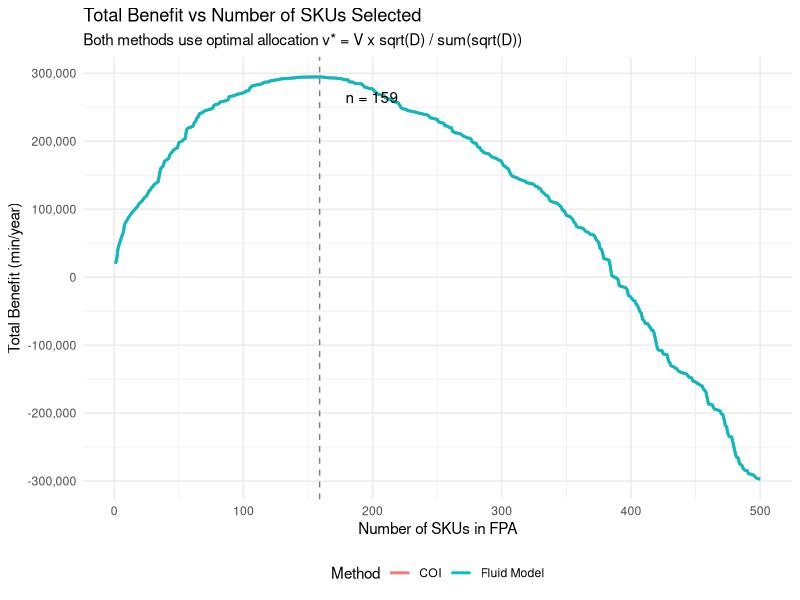
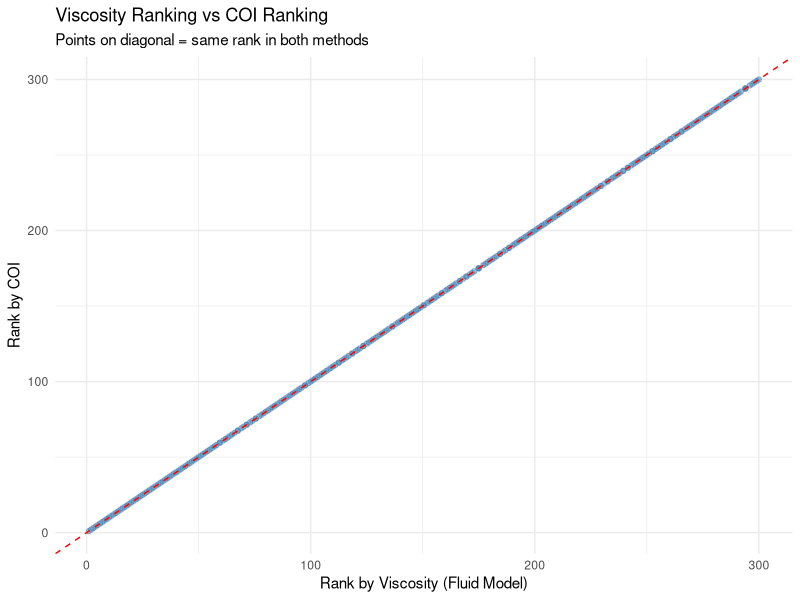
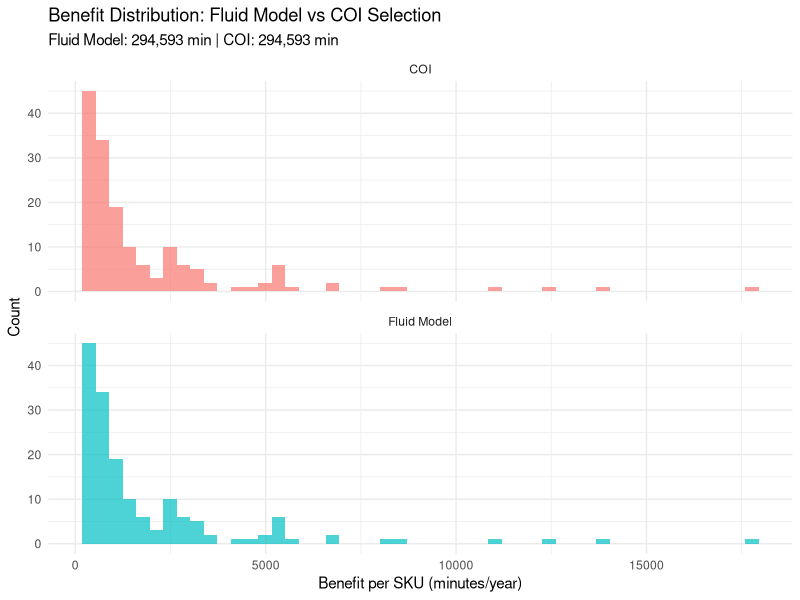
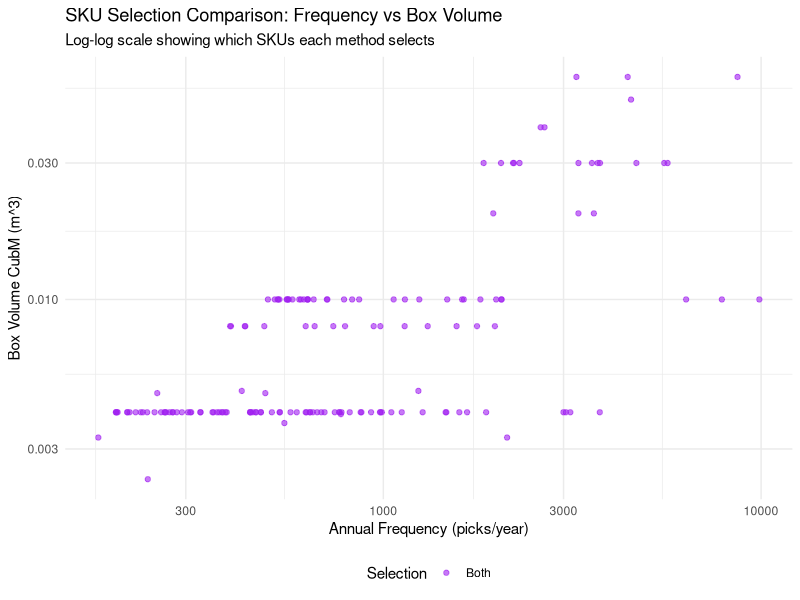

The R source for these figures, in order:
###############################################################################
# Q5_COI_Comparison.R - Bonus Question (30 points)
# Compare Fluid Model with COI (Cube-Per-Order Index)
#
# Key Insight from Caron, Marchet & Perego (1998):
# - COI is for LOCATION ASSIGNMENT (where to place items to minimize travel)
# - Fluid Model is for SELECTION + ALLOCATION (which items + how much space)
# - These solve DIFFERENT optimization problems
###############################################################################

library(data.table)
library(ggplot2)

cat("=== Bonus: Fluid Model vs COI Comparison ===\n\n")

cat("Theoretical Background:\n")
cat("  1. FLUID MODEL (Bartholdi & Hackman):\n")
cat("     - Purpose: SELECT which SKUs go in FPA and ALLOCATE space optimally\n")
cat("     - Viscosity: v_i = f_i / sqrt(D_i) - higher = better candidate\n")
cat("     - Allocation: v* = V x sqrt(D_i) / sum(sqrt(D_j)) - optimal from calculus\n")
cat("     - Jointly optimizes selection AND allocation\n\n")

cat("  2. COI - Cube-Per-Order Index (Heskett 1963, Caron et al. 1998):\n")
cat("     - Purpose: LOCATION ASSIGNMENT - where to place items in warehouse\n")
cat("     - COI = Required Storage Space / Order Frequency\n")
cat("     - Lower COI = place closer to I/O point (less space per pick)\n")
cat("     - Originally designed for fixed storage allocation\n\n")

cat("  This comparison tests: Can COI be used for SKU SELECTION like Fluid Model?\n\n")

### =========================
### Parameters
### =========================
V_total <- 36.0  # FPA Volume (m^3)
s_param <- 2.0   # Time saved per pick (min/line)
Cr_param <- 15.0 # Replenishment time (min/trip)

### =========================
### STEP 1: Load Data
### =========================
cat("Loading data...\n")

# Use DataFreq.csv (same as Q2) for consistency
cat("  - Loading from DataFreq.csv (same data as Q2)\n")

if (!file.exists("DataFreq.csv")) {
  stop("DataFreq.csv not found. Please run Freq.R first.")
}

sku_data <- fread("DataFreq.csv")
cat("  - Loaded ", nrow(sku_data), " SKUs from DataFreq.csv\n", sep="")

# Load itemMaster for CubM (needed for COI calculation)
itemMaster <- fread("itemMaster.txt", sep = ",", header = TRUE)
setnames(itemMaster, names(itemMaster), gsub("[ .]", "", names(itemMaster)))

old_names <- names(itemMaster)[1:9]
new_names <- c("Skus", "PartNo", "PartName", "BoxType", "UnitLabelQt",
               "ModuleSizeL", "ModuleSizeV", "ModuleSizeH", "CubM")
setnames(itemMaster, old_names, new_names)

itemMaster[, CubM := as.numeric(gsub(",", "", CubM))]
itemMaster[, UnitLabelQt := as.numeric(gsub(",", "", UnitLabelQt))]
itemMaster[, PartNo := gsub("[ ]", "", PartNo)]

# Merge CubM into sku_data for COI calculation
sku_data <- merge(sku_data, itemMaster[, .(PartNo, CubM, UnitLabelQt)], by = "PartNo", all.x = TRUE)

sku_data <- sku_data[!is.na(CubM) & CubM > 0 & !is.na(UnitLabelQt) & UnitLabelQt > 0]

# Volume is already calculated in DataFreq.csv by Freq.R:
# Volume (D) = TotalQty × (CubM / UnitLabelQt) = total volume flow per year
# Viscosity is also already calculated: Viscosity = Freq / sqrt(Volume)

cat("  - SKUs with complete data: ", nrow(sku_data), "\n\n", sep="")

### =========================
### STEP 2: METHOD 1 - Fluid Model
### =========================
cat("=== METHOD 1: FLUID MODEL ===\n")
cat("(Selection + Optimal Allocation)\n\n")

# Calculate Fluid Model (same as Q2)

  # Viscosity = Freq / sqrt(Volume) where Volume = D_i = flow
  sku_data[, Viscosity := Freq / sqrt(Volume)]

  # Sort by Viscosity (highest first)
  setorder(sku_data, -Viscosity)

  # Iterative selection
  fluid_model_select <- function(data, V, s, Cr) {
    n <- nrow(data)
    best_benefit <- -Inf
    best_n <- 0

    for (top_n in 1:min(n, 500)) {
      subset_df <- data[1:top_n]

      # Allocated volume: v_i* = V x sqrt(D_i) / sum(sqrt(D_j))
      sqrt_D <- sqrt(subset_df$Volume)
      sum_sqrt_D <- sum(sqrt_D)

      if (sum_sqrt_D == 0) next

      allocated_volumes <- V * sqrt_D / sum_sqrt_D

      # Benefit: B_i = s x f_i - Cr x (D_i / v_i*)
      benefits <- s * subset_df$Freq - Cr * (subset_df$Volume / allocated_volumes)

      total_benefit <- sum(benefits)

      if (total_benefit > best_benefit) {
        best_benefit <- total_benefit
        best_n <- top_n
      }
    }

    return(list(best_n = best_n, best_benefit = best_benefit))
  }

  fluid_result <- fluid_model_select(sku_data, V_total, s_param, Cr_param)
  n_fluid <- fluid_result$best_n
  fluid_benefit <- fluid_result$best_benefit

  cat("Fluid Model Results:\n")
  cat("  - SKUs selected: ", n_fluid, "\n", sep="")
  cat("  - Total Benefit: ", format(round(fluid_benefit, 2), big.mark=","), " min/year\n\n", sep="")

  # Create allocation for Fluid Model
  fluid_skus <- sku_data[1:n_fluid]
  sqrt_D <- sqrt(fluid_skus$Volume)
  sum_sqrt_D <- sum(sqrt_D)
  fluid_skus[, AllocatedVolume_m3 := V_total * sqrt_D / sum_sqrt_D]
  fluid_skus[, Benefit := s_param * Freq - Cr_param * (Volume / AllocatedVolume_m3)]
fluid_skus[, Frequency := Freq]
fluid_skus[, DemandVolume_m3 := Volume]

### =========================
### STEP 3: METHOD 2 - COI-Based Selection
### =========================
cat("=== METHOD 2: COI-BASED SELECTION ===\n")
cat("(Using COI for selection, not just location assignment)\n\n")

cat("COI Calculation (Caron et al. 1998, Heskett 1963):\n")
cat("  COI = Required Storage Space / Order Frequency\n")
cat("  COI = C / f (simple ratio, NO square root)\n")
cat("  Where:\n")
cat("    - C = CubM (storage cube per unit, m^3)\n")
cat("    - f = Freq (annual order frequency)\n")
cat("  Lower COI = higher picks per cube = better for FPA\n\n")

# Calculate COI per Caron et al. (1998) - simple ratio
# COI = Storage Space / Frequency = CubM / Freq
sku_data[, COI := CubM / Freq]

# Sort by COI (lowest first = highest priority for FPA)
coi_sorted <- copy(sku_data)
setorder(coi_sorted, COI)

# Show COI distribution
cat("COI Distribution (top 10 lowest COI):\n")
print(coi_sorted[1:10, .(PartNo,
                         Freq,
                         CubM = round(CubM, 6),
                         DailyPicks = round(Freq/250, 2),
                         COI = round(COI, 6))])
cat("\n")

### =========================
### STEP 5: Fair Comparison - Same Allocation Method
### =========================
cat("=== FAIR COMPARISON ===\n\n")

cat("To fairly compare SELECTION methods, we use the SAME allocation for both:\n")
cat("  - Allocation: v* = V x sqrt(D) / sum(sqrt(D)) (Fluid Model's optimal)\n")
cat("  - This isolates the effect of different SELECTION criteria\n\n")

# For COI: Select top n SKUs by COI ranking, apply optimal allocation
# Find optimal n for COI-ranked SKUs using optimal allocation

coi_results <- data.table(n = 1:min(500, nrow(coi_sorted)), TotalBenefit = 0)

for (i in 1:nrow(coi_results)) {
  subset_coi <- coi_sorted[1:i]

  # Use OPTIMAL allocation (same as Fluid Model) for fair comparison
  sqrt_D <- sqrt(subset_coi$Volume)
  sum_sqrt_D <- sum(sqrt_D)

  if (sum_sqrt_D == 0) next

  alloc_vol <- V_total * sqrt_D / sum_sqrt_D

  # Benefit calculation: B = s x f - Cr x (D / v)
  benefit <- s_param * subset_coi$Freq - Cr_param * (subset_coi$Volume / alloc_vol)
  coi_results[i, TotalBenefit := sum(benefit)]
}

# Find peak benefit for COI selection
n_coi_optimal <- coi_results[which.max(TotalBenefit), n]
coi_benefit_optimal <- coi_results[which.max(TotalBenefit), TotalBenefit]

cat("COI Selection with Optimal Allocation:\n")
cat("  - Optimal n (peak benefit): ", n_coi_optimal, "\n", sep="")
cat("  - Maximum benefit: ", format(round(coi_benefit_optimal), big.mark=","), " min/year\n\n", sep="")

# Use same n as fluid model for direct comparison
n_coi <- n_fluid
coi_skus <- coi_sorted[1:n_coi]

# Apply optimal allocation to COI-selected SKUs
sqrt_D_coi <- sqrt(coi_skus$Volume)
sum_sqrt_D_coi <- sum(sqrt_D_coi)
coi_skus[, AllocatedVolume_COI := V_total * sqrt_D_coi / sum_sqrt_D_coi]

# Calculate benefit
coi_skus[, Benefit_COI := s_param * Freq - Cr_param * (Volume / AllocatedVolume_COI)]
coi_benefit <- sum(coi_skus$Benefit_COI)

cat("COI Method (n = ", n_coi, " SKUs, same as Fluid Model):\n", sep="")
cat("  - Total Benefit: ", format(round(coi_benefit, 2), big.mark=","), " min/year\n", sep="")
cat("  - Total Frequency: ", format(sum(coi_skus$Freq), big.mark=","), " lines/year\n\n", sep="")

### =========================
### STEP 6: Comparison Analysis
### =========================
cat("=== COMPARISON RESULTS ===\n\n")

benefit_diff <- fluid_benefit - coi_benefit
benefit_pct <- (benefit_diff / abs(coi_benefit)) * 100

cat("Benefit Comparison (with optimal allocation for both):\n")
cat("  - Fluid Model: ", format(round(fluid_benefit, 2), big.mark=","), " min/year\n", sep="")
cat("  - COI Method:  ", format(round(coi_benefit, 2), big.mark=","), " min/year\n", sep="")
cat("  - Difference:  ", format(round(benefit_diff, 2), big.mark=","), " min/year\n", sep="")
cat("  - Improvement: ", round(benefit_pct, 2), "%\n\n", sep="")

# Calculate hours saved
hours_saved <- benefit_diff / 60
cat("Fluid Model saves ", round(hours_saved, 2), " hours/year more than COI selection\n\n", sep="")

# SKU overlap analysis
fluid_parts <- fluid_skus$PartNo
coi_parts <- coi_skus$PartNo

overlap <- length(intersect(fluid_parts, coi_parts))
fluid_only <- setdiff(fluid_parts, coi_parts)
coi_only <- setdiff(coi_parts, fluid_parts)

cat("SKU Selection Overlap:\n")
cat("  - Fluid Model SKUs: ", n_fluid, "\n", sep="")
cat("  - COI SKUs: ", n_coi, "\n", sep="")
cat("  - Common SKUs: ", overlap, " (", round(overlap/n_fluid*100, 1), "%)\n", sep="")
cat("  - Only in Fluid Model: ", length(fluid_only), "\n", sep="")
cat("  - Only in COI: ", length(coi_only), "\n\n", sep="")

### =========================
### DIFFERENT SKUs ANALYSIS
### =========================
cat("=== DIFFERENT SKUs BETWEEN METHODS ===\n\n")

# Get full data for different SKUs
if (length(fluid_only) > 0 || length(coi_only) > 0) {

  # SKUs only in Fluid Model
  cat("SKUs selected by FLUID MODEL but NOT by COI:\n")
  if (length(fluid_only) > 0) {
    for (pn in fluid_only) {
      row <- sku_data[PartNo == pn]
      fluid_rank <- which(fluid_parts == pn)
      coi_rank <- which(coi_sorted$PartNo == pn)
      cat(sprintf("  - %s:\n", pn))
      cat(sprintf("      Fluid Model Rank: %d (SELECTED)\n", fluid_rank))
      cat(sprintf("      COI Rank: %d (NOT selected, cutoff=%d)\n", coi_rank, n_coi))
      cat(sprintf("      Freq: %d, TotalQty: %d, PiecesPerPick: %.1f\n",
                  row$Freq, row$TotalQty, row$TotalQty/row$Freq))
      cat(sprintf("      CubM: %.6f, UnitLabelQt: %d\n", row$CubM, row$UnitLabelQt))
      cat(sprintf("      Viscosity: %.2f, COI: %.6f\n", row$Viscosity, row$COI))
      cat(sprintf("      Volume (annual flow): %.4f m³/year\n\n", row$Volume))
    }
  } else {
    cat("  (none)\n\n")
  }

  # SKUs only in COI
  cat("SKUs selected by COI but NOT by FLUID MODEL:\n")
  if (length(coi_only) > 0) {
    for (pn in coi_only) {
      row <- sku_data[PartNo == pn]
      fluid_rank <- which(sku_data$PartNo == pn)  # sku_data is sorted by Viscosity
      coi_rank <- which(coi_sorted$PartNo == pn)
      cat(sprintf("  - %s:\n", pn))
      cat(sprintf("      COI Rank: %d (SELECTED)\n", coi_rank))
      cat(sprintf("      Fluid Model Rank: %d (NOT selected, cutoff=%d)\n", fluid_rank, n_fluid))
      cat(sprintf("      Freq: %d, TotalQty: %d, PiecesPerPick: %.1f\n",
                  row$Freq, row$TotalQty, row$TotalQty/row$Freq))
      cat(sprintf("      CubM: %.6f, UnitLabelQt: %d\n", row$CubM, row$UnitLabelQt))
      cat(sprintf("      Viscosity: %.2f, COI: %.6f\n", row$Viscosity, row$COI))
      cat(sprintf("      Volume (annual flow): %.4f m³/year\n\n", row$Volume))
    }
  } else {
    cat("  (none)\n\n")
  }

  # Create a data.table of different SKUs for CSV export
  different_skus <- data.table()

  if (length(fluid_only) > 0) {
    for (pn in fluid_only) {
      row <- sku_data[PartNo == pn]
      fluid_rank <- which(fluid_parts == pn)
      coi_rank <- which(coi_sorted$PartNo == pn)
      different_skus <- rbind(different_skus, data.table(
        PartNo = pn,
        Selected_By = "Fluid Model Only",
        Fluid_Rank = fluid_rank,
        COI_Rank = coi_rank,
        Freq = row$Freq,
        TotalQty = row$TotalQty,
        PiecesPerPick = round(row$TotalQty/row$Freq, 2),
        CubM = row$CubM,
        UnitLabelQt = row$UnitLabelQt,
        Viscosity = round(row$Viscosity, 2),
        COI = round(row$COI, 8),
        Volume_m3_year = round(row$Volume, 4)
      ))
    }
  }

  if (length(coi_only) > 0) {
    for (pn in coi_only) {
      row <- sku_data[PartNo == pn]
      fluid_rank <- which(sku_data$PartNo == pn)
      coi_rank <- which(coi_sorted$PartNo == pn)
      different_skus <- rbind(different_skus, data.table(
        PartNo = pn,
        Selected_By = "COI Only",
        Fluid_Rank = fluid_rank,
        COI_Rank = coi_rank,
        Freq = row$Freq,
        TotalQty = row$TotalQty,
        PiecesPerPick = round(row$TotalQty/row$Freq, 2),
        CubM = row$CubM,
        UnitLabelQt = row$UnitLabelQt,
        Viscosity = round(row$Viscosity, 2),
        COI = round(row$COI, 8),
        Volume_m3_year = round(row$Volume, 4)
      ))
    }
  }

  # Save different SKUs to CSV
  fwrite(different_skus, "Q5_Different_SKUs.csv")
  cat("Saved: Q5_Different_SKUs.csv\n\n")

} else {
  cat("All SKUs are identical between both methods!\n\n")
}

### =========================
### STEP 7: Key Mathematical Finding
### =========================
cat("=== KEY MATHEMATICAL FINDING ===\n\n")

cat("The two methods use DIFFERENT metrics:\n\n")

cat("  1. COI (Caron et al. 1998, Heskett 1963):\n")
cat("     COI = C / f = CubM / Freq\n")
cat("     Where: C = storage cube (CubM per box)\n")
cat("            f = order frequency (picks/year)\n")
cat("     → Lower COI = more picks per cube = better for FPA\n\n")

cat("  2. Fluid Model Viscosity (Bartholdi & Hackman):\n")
cat("     μ = f / sqrt(D)\n")
cat("     Where: f = Freq (picks/year)\n")
cat("            D = Volume per year (m³/year) = TotalQty × VolumePerPiece\n")
cat("              = TotalQty × (CubM / UnitLabelQt)\n")
cat("     → Higher viscosity = better for FPA\n\n")

cat("KEY DIFFERENCE:\n")
cat("  COI uses: CubM (box volume) / Freq\n")
cat("  Viscosity uses: Freq / sqrt(Volume per year)\n\n")

cat("  Volume per year (D) = TotalQty × (CubM / UnitLabelQt)\n")
cat("  This is the ANNUAL FLOW - total volume shipped per year\n\n")

cat("  COI measures: storage space efficiency per pick\n")
cat("  Viscosity measures: pick rate relative to volume flow\n\n")

cat("KEY INSIGHT FROM CARON ET AL. (1998):\n")
cat("  - COI designed for LOCATION ASSIGNMENT (where to place items)\n")
cat("  - Fluid Model designed for SELECTION + ALLOCATION\n")
cat("  - The real power of Fluid Model is the OPTIMAL ALLOCATION:\n")
cat("    v* = V × sqrt(D) / Σsqrt(D)\n\n")

# Show difference in rankings
cat("Ranking Comparison (top 20):\n")
fluid_ranking <- sku_data[1:20, .(PartNo, Rank = 1:20)]
coi_ranking <- coi_sorted[1:20, .(PartNo, Rank = 1:20)]

rank_compare <- merge(fluid_ranking, coi_ranking, by = "PartNo", suffixes = c("_Fluid", "_COI"), all = TRUE)
rank_compare[is.na(Rank_Fluid), Rank_Fluid := NA]
rank_compare[is.na(Rank_COI), Rank_COI := NA]
rank_compare[, RankDiff := abs(Rank_Fluid - Rank_COI)]
setorder(rank_compare, Rank_Fluid)

cat("\nTop 20 by Fluid Model vs their COI rank:\n")
print(rank_compare[1:min(20, .N)])

### =========================
### STEP 8: Save Results
### =========================
cat("\nSaving results...\n")

# Save COI SKUs
fwrite(coi_skus[, .(PartNo, Freq, Volume, COI, AllocatedVolume_COI, Benefit_COI)],
       "Q5_COI_SKUs.csv")

# Save Fluid Model SKUs
fwrite(fluid_skus[, .(PartNo, Freq, Volume, Viscosity, AllocatedVolume_m3, Benefit)],
       "Q5_FluidModel_SKUs.csv")

# Save comparison summary
comparison <- data.table(
  Method = c("Fluid Model", "COI"),
  SKUs_Selected = c(n_fluid, n_coi),
  Total_Benefit_min = c(round(fluid_benefit, 2), round(coi_benefit, 2)),
  Total_Benefit_hrs = c(round(fluid_benefit/60, 2), round(coi_benefit/60, 2)),
  Improvement_pct = c(NA, round(benefit_pct, 2))
)
fwrite(comparison, "Q5_Comparison_Summary.csv")

cat("  - Saved: Q5_COI_SKUs.csv\n")
cat("  - Saved: Q5_FluidModel_SKUs.csv\n")
cat("  - Saved: Q5_Comparison_Summary.csv\n")

### =========================
### STEP 9: Visualizations
### =========================
cat("\nCreating visualizations...\n")

# Plot 1: Benefit by n for both methods
benefit_comparison <- data.table(n = 1:min(500, nrow(sku_data)))

# Calculate viscosity for sku_data if not already done
if (!"Viscosity" %in% names(sku_data)) {
  sku_data[, Viscosity := Freq / sqrt(Volume)]
}

# Fluid model benefit by n
setorder(sku_data, -Viscosity)
for (i in 1:nrow(benefit_comparison)) {
  subset_fluid <- sku_data[1:i]
  sqrt_D <- sqrt(subset_fluid$Volume)
  sum_sqrt_D <- sum(sqrt_D)
  if (sum_sqrt_D == 0) {
    benefit_comparison[i, Fluid_Benefit := NA]
    next
  }
  alloc_vol <- V_total * sqrt_D / sum_sqrt_D
  benefit <- s_param * subset_fluid$Freq - Cr_param * (subset_fluid$Volume / alloc_vol)
  benefit_comparison[i, Fluid_Benefit := sum(benefit)]
}

# COI benefit by n (with optimal allocation)
for (i in 1:nrow(benefit_comparison)) {
  subset_coi <- coi_sorted[1:i]
  sqrt_D <- sqrt(subset_coi$Volume)
  sum_sqrt_D <- sum(sqrt_D)
  if (sum_sqrt_D == 0) {
    benefit_comparison[i, COI_Benefit := NA]
    next
  }
  alloc_vol <- V_total * sqrt_D / sum_sqrt_D
  benefit <- s_param * subset_coi$Freq - Cr_param * (subset_coi$Volume / alloc_vol)
  benefit_comparison[i, COI_Benefit := sum(benefit)]
}

plot_data_benefit <- melt(benefit_comparison, id.vars = "n",
                          measure.vars = c("Fluid_Benefit", "COI_Benefit"),
                          variable.name = "Method", value.name = "Benefit")
plot_data_benefit[, Method := gsub("_Benefit", "", Method)]
plot_data_benefit[Method == "Fluid", Method := "Fluid Model"]

p1 <- ggplot(plot_data_benefit, aes(x = n, y = Benefit, color = Method)) +
  geom_line(size = 1) +
  geom_vline(xintercept = n_fluid, linetype = "dashed", color = "gray50") +
  annotate("text", x = n_fluid + 20, y = max(benefit_comparison$Fluid_Benefit, na.rm=TRUE) * 0.9,
           label = paste0("n = ", n_fluid), hjust = 0) +
  scale_y_continuous(labels = scales::comma) +
  labs(
    title = "Total Benefit vs Number of SKUs Selected",
    subtitle = "Both methods use optimal allocation v* = V x sqrt(D) / sum(sqrt(D))",
    x = "Number of SKUs in FPA",
    y = "Total Benefit (min/year)"
  ) +
  theme_minimal() +
  theme(legend.position = "bottom")

ggsave("Q5_benefit_vs_n.png", p1, width = 10, height = 6, dpi = 150)
cat("  - Saved: Q5_benefit_vs_n.png\n")

# Plot 2: Viscosity vs COI scatter
sku_data[, COI_rank := rank(COI)]
sku_data[, Viscosity_rank := rank(-Viscosity)]

p2 <- ggplot(sku_data[1:min(300, .N)], aes(x = Viscosity_rank, y = COI_rank)) +
  geom_point(alpha = 0.5, color = "steelblue") +
  geom_abline(slope = 1, intercept = 0, linetype = "dashed", color = "red") +
  labs(
    title = "Viscosity Ranking vs COI Ranking",
    subtitle = "Points on diagonal = same rank in both methods",
    x = "Rank by Viscosity (Fluid Model)",
    y = "Rank by COI"
  ) +
  theme_minimal()

ggsave("Q5_ranking_comparison.png", p2, width = 8, height = 8, dpi = 150)
cat("  - Saved: Q5_ranking_comparison.png\n")

# Plot 3: Benefit Distribution
plot_data_dist <- rbind(
  data.table(Method = "Fluid Model", Benefit = fluid_skus$Benefit),
  data.table(Method = "COI", Benefit = coi_skus$Benefit_COI)
)

p3 <- ggplot(plot_data_dist, aes(x = Benefit, fill = Method)) +
  geom_histogram(bins = 50, alpha = 0.7, position = "identity") +
  facet_wrap(~Method, ncol = 1, scales = "free_y") +
  labs(
    title = "Benefit Distribution: Fluid Model vs COI Selection",
    subtitle = paste0("Fluid Model: ", format(round(fluid_benefit), big.mark=","),
                      " min | COI: ", format(round(coi_benefit), big.mark=","), " min"),
    x = "Benefit per SKU (minutes/year)",
    y = "Count"
  ) +
  theme_minimal() +
  theme(legend.position = "none")

ggsave("Q5_benefit_distribution.png", p3, width = 10, height = 8, dpi = 150)
cat("  - Saved: Q5_benefit_distribution.png\n")

# Plot 4: Frequency vs CubM with method selection overlay
sku_data[, InFluid := PartNo %in% fluid_parts]
sku_data[, InCOI := PartNo %in% coi_parts]
sku_data[, Selection := "Neither"]
sku_data[InFluid & InCOI, Selection := "Both"]
sku_data[InFluid & !InCOI, Selection := "Fluid Only"]
sku_data[!InFluid & InCOI, Selection := "COI Only"]

p4 <- ggplot(sku_data[Selection != "Neither"],
             aes(x = Freq, y = CubM, color = Selection)) +
  geom_point(alpha = 0.6) +
  scale_x_log10() +
  scale_y_log10() +
  scale_color_manual(values = c("Both" = "purple", "Fluid Only" = "blue", "COI Only" = "red")) +
  labs(
    title = "SKU Selection Comparison: Frequency vs Box Volume",
    subtitle = "Log-log scale showing which SKUs each method selects",
    x = "Annual Frequency (picks/year)",
    y = "Box Volume CubM (m^3)"
  ) +
  theme_minimal() +
  theme(legend.position = "bottom")

ggsave("Q5_selection_comparison.png", p4, width = 10, height = 8, dpi = 150)
cat("  - Saved: Q5_selection_comparison.png\n")

cat("\n=== Bonus Question Complete ===\n")
cat("\nConclusion:\n")
if (fluid_benefit > coi_benefit) {
  cat("  Fluid Model outperforms COI-based selection by ", round(benefit_pct, 2), "%\n", sep="")
  cat("  (", format(round(hours_saved, 1), big.mark=","), " hours/year additional savings)\n\n", sep="")
  cat("  WHY: Viscosity considers FLOW (TotalQty × VolumePerPiece)\n")
  cat("       COI only considers box volume (CubM) per frequency\n\n")
} else if (coi_benefit > fluid_benefit) {
  cat("  COI outperforms Fluid Model by ", round(-benefit_pct, 2), "%\n", sep="")
  cat("  (", format(round(-hours_saved, 1), big.mark=","), " hours/year additional savings)\n\n", sep="")
} else {
  cat("  Both methods achieve SAME benefit!\n")
  cat("  SKU overlap: ", overlap, " / ", n_fluid, " (", round(overlap/n_fluid*100, 1), "%)\n\n", sep="")
}
cat("  CRITICAL DISTINCTION from Caron et al. (1998):\n")
cat("    - COI: Designed for LOCATION assignment (where in warehouse)\n")
cat("    - Fluid Model: Designed for SELECTION + ALLOCATION\n\n")
cat("  The real advantage of Fluid Model is its OPTIMAL ALLOCATION:\n")
cat("    v* = V x sqrt(D) / sum(sqrt(D))\n")
cat("  This minimizes total replenishment cost for a given selection.\n")
